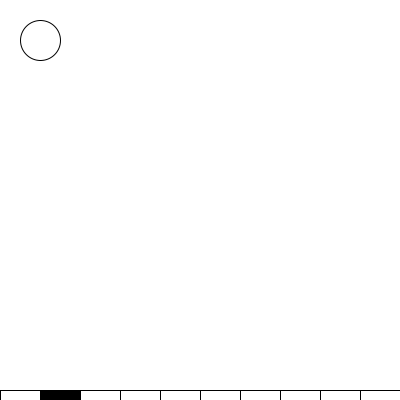
Frame 1 (no input)
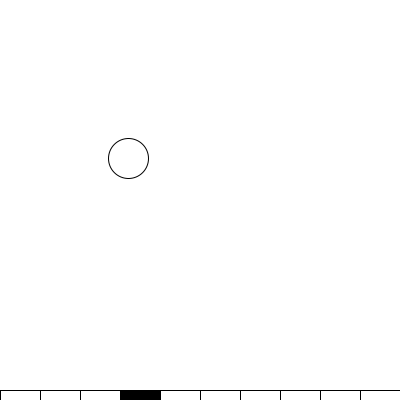
Frame 60 (the mouse pressed at the canvas centre just before this capture)
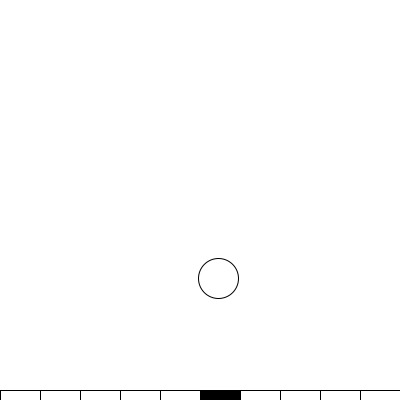
Frame 120 (the mouse held since frame 60 and released just before this capture)

The Processing sketch that drew these frames (run headless with seeded random() and noise(); from frame 60 on, the mouse is pressed at the canvas centre):

// Processing sketch: WallBallCheckpoint
// ── WallBallCheckpoint.pde
// Session 2 checkpoint: the supported missions done.
// Four walls, a pause key, and a row of cells that shows which column the ball is in.
// Session 3 starts from this sketch.

float x = 40;
float y = 40;
float xSpeed = 1.5;
float ySpeed = 2;
boolean paused = false;

void setup() {
  size(400, 400);
}

void draw() {
  background(255);

  int col = int(x / 40);
  for (int i = 0; i < 10; i++) {
    if (i == col) {
      fill(0);
    } else {
      fill(255);
    }
    rect(i * 40, 390, 40, 10);
  }

  fill(255);
  circle(x, y, 40);

  if (!paused) {
    x = x + xSpeed;
    y = y + ySpeed;
    if (x > width - 20 || x < 20) {
      xSpeed = -xSpeed;
    }
    if (y > height - 20 || y < 20) {
      ySpeed = -ySpeed;
    }
  }
}

void keyPressed() {
  if (key == 'p') {
    paused = !paused;
  }
}
